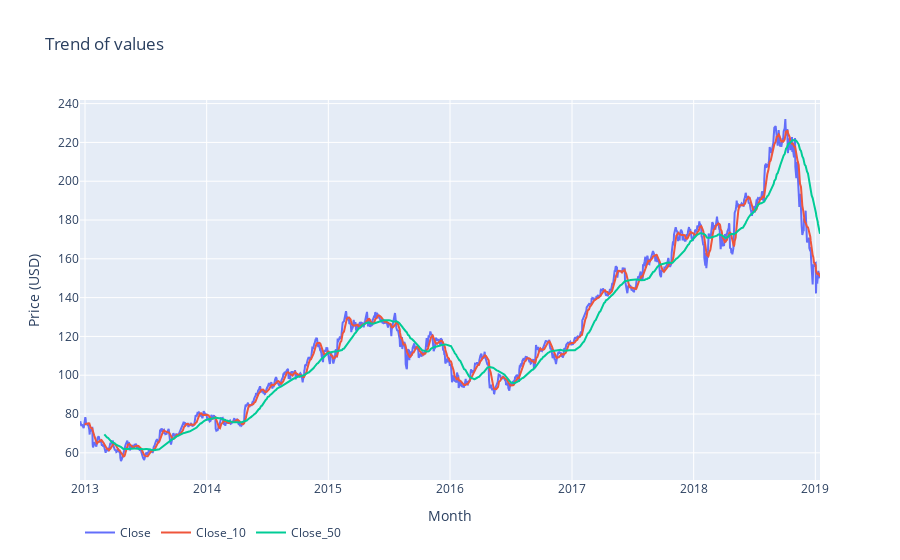

The notebook cell saved with this chart:
### Code cell
data = []
for col in ['Close', 'Close_10', 'Close_50']:
    data.append(go.Scatter(
        x = df['Date'].dt.strftime(date_format='%Y-%m-%d').values,
        y = df[col].values,
        name = col
    ))
    
layout = go.Layout(dict(title = "Trend of values",
                  xaxis = dict(title = 'Month'),
                  yaxis = dict(title = 'Price (USD)'),
                  ),legend=dict(
                orientation="h"),)
py.iplot(dict(data=data, layout=layout))

### Figure 1 — Plotly figure (JSON) as saved in the notebook; plotly's stock layout.template omitted (floating-point values rounded to 4 significant figures; data arrays with more than 128 entries replaced by an {"elided": "..."} marker saying what was removed)
{"data": [{"name": "Close", "type": "scatter", "x": {"elided": "1531 str values"}, "y": {"elided": "1531 float values"}}, {"name": "Close_10", "type": "scatter", "x": {"elided": "1531 str values"}, "y": {"elided": "1531 float values"}}, {"name": "Close_50", "type": "scatter", "x": {"elided": "1531 str values"}, "y": {"elided": "1531 float values"}}], "layout": {"autosize": true, "legend": {"orientation": "h"}, "title": {"text": "Trend of values"}, "xaxis": {"autorange": true, "range": ["2012-12-17", "2019-01-15"], "title": {"text": "Month"}, "type": "date"}, "yaxis": {"autorange": true, "range": [46.0, 241.9], "title": {"text": "Price (USD)"}, "type": "linear"}}}
